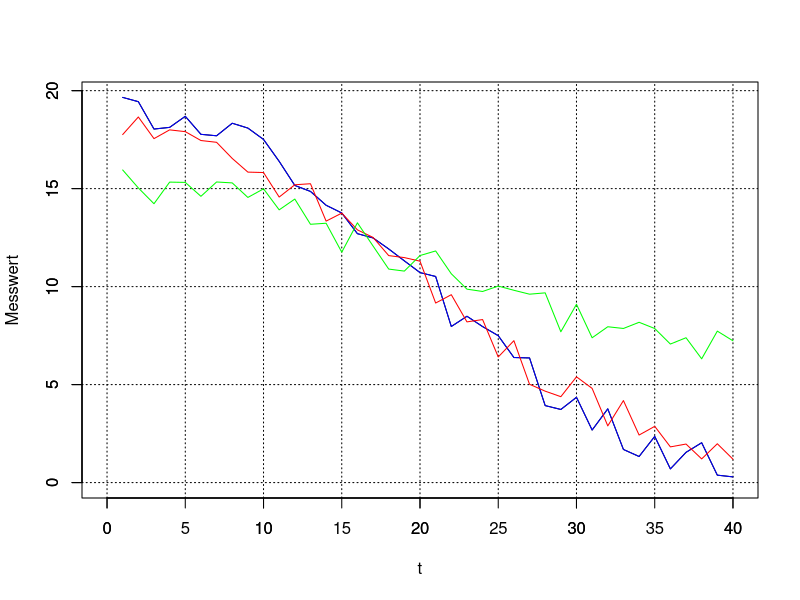
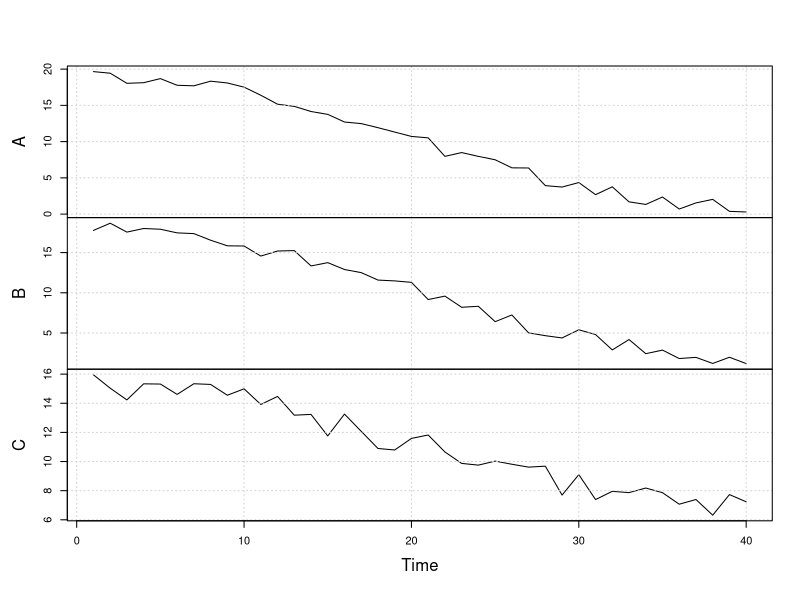
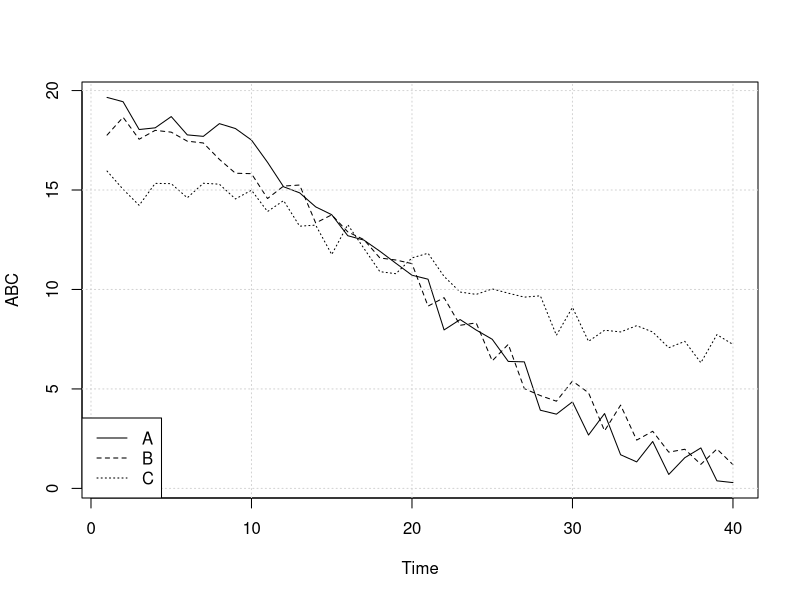
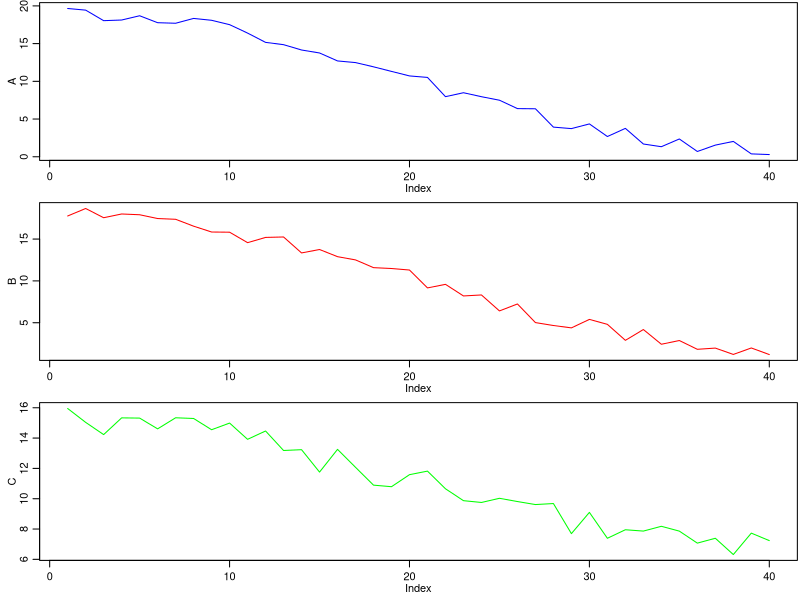

Source code (R) for these figures, in order:
# Grafiken erleichtern die Erfassung von Daten
# je nachdem, wie die Art der Darstellung gewählt ist, können bestimmte Aspekte 
# einer Grafik leichter erfasst werden

# welche Messreihe hat den höchsten Wert bei t=25?

N <- 40 # Anzahl der Messwerte

# Erzeugung von "Messwerten" aus Sinuskurve und Zufallswerten
  SinusKurve <- sin(seq(0.5*pi, 1.5*pi, length.out=N))+1
  
  A <- SinusKurve*9 + 1 + runif(N,-1,1) 
  B <- SinusKurve*8 + 2 + runif(N,-1,1)
  C <- SinusKurve*4 + 7 + runif(N,-1,1)

# leeren Plot erzeugen
  plot(A, xlim=c(0,N), ylim=c(0,max(A,B,C)) ,type="l", xlab="t", ylab="Messwert", axes=T, frame.plot=T, )

# Plot formatieren  
  # Unterteilung für Achsen und Gitternetzlinien
  LinienVertikal <-   pretty(0:N,n=10)
  LinienHorizontal <- pretty(c(min(A), max(A)),sep=1)
  # Achsen einzeichnen
  axis(at=LinienVertikal, side=1, )
  axis(side=2, at=LinienHorizontal)
  # Gitternetz einzeichnen
  abline(v=LinienVertikal, lty=3)
  abline(h=LinienHorizontal, lty=3)

# Messreihen einzeichnen
  lines(A, col="blue")
  lines(B, col="red")
  lines(C, col="green")

ABC <- data.frame(A=A, B=B, C=C)

my.ts.panel <- function(x, col = col, bg = bg, pch = pch, type = type, ...){
  lines(x, col = col, bg = bg, pch = pch, type = type, xlim=c(0,20), ...)
  grid()
  }

plot.ts(ABC, main="", plot.type="m", panel=my.ts.panel)
plot.ts(ABC, main="", plot.type="s", lty=c(1,2,3))
grid()
legend("bottomleft", legend=c("A","B","C"), lty=c(1,2,3))

layout(matrix(c(1,2,3), ncol=1) )

parold <- par()
par(oma=c(0, 0, 0, 0),mar=c(3,3,0.2,0.2), mgp=c(1.6,.7,0))

plot(A, type="l", col="blue")
plot(B, type="l", col="red")
plot(C, type="l", col="green")

layout(1)
par(parold)
